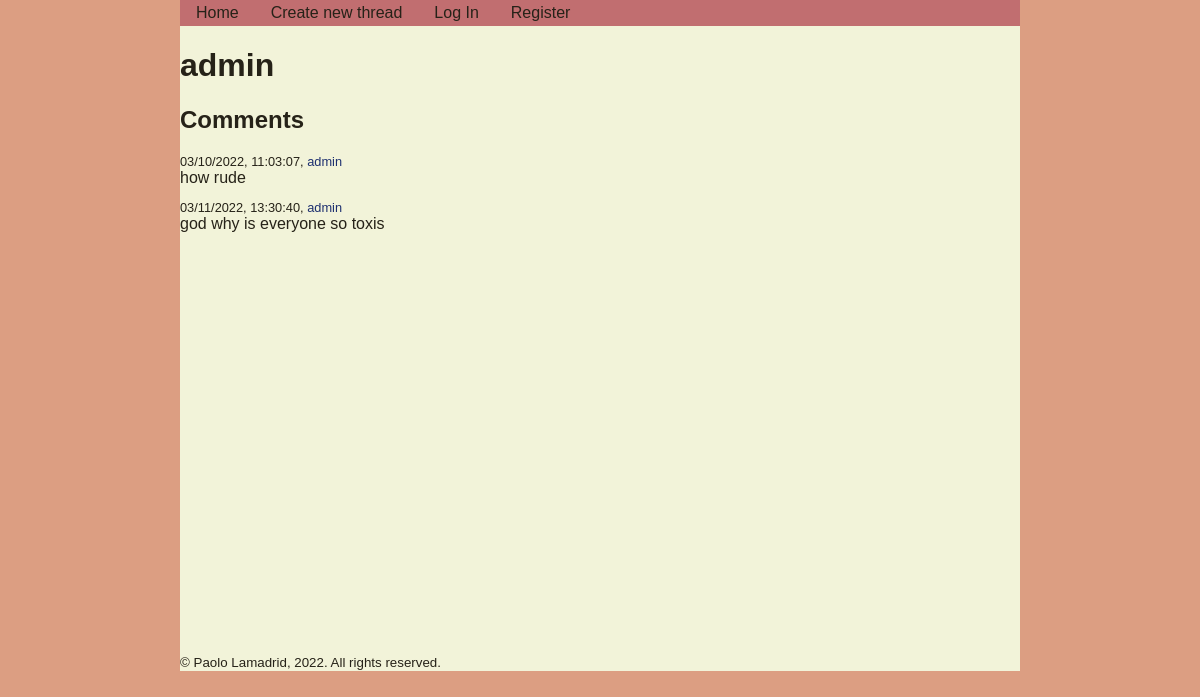
/user/admin/comments, run on an earlier commit of the app's database.
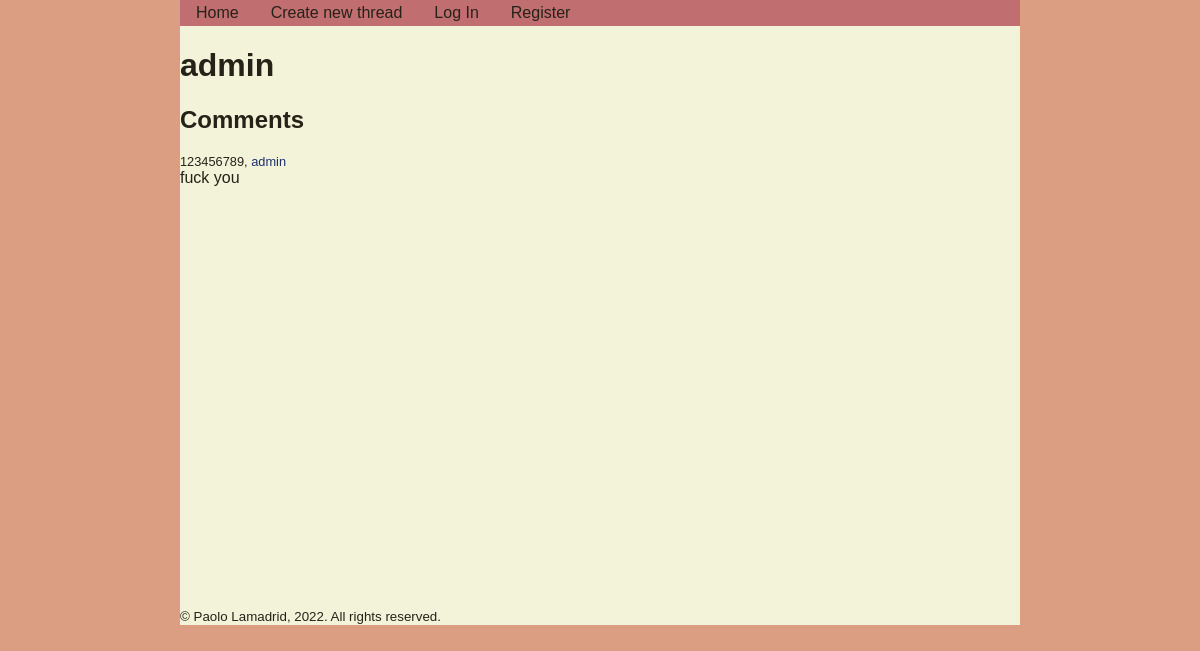
And on a later commit of the database.
### tables this page shows
CREATE TABLE comments
(
    comment_id INTEGER PRIMARY KEY AUTOINCREMENT,
    thread_id INTEGER NOT NULL,
    username TEXT NOT NULL,
    date_created TEXT NOT NULL,
    body TEXT NOT NULL
);

### app.py (the view)
@app.route("/user/<username>/comments")
def user_comments(username):
    db = get_db()
    comments = db.execute("""
        SELECT * FROM comments
        WHERE username = ?;
    """, (username,))
    return render_template("user_comments.html", username=username, comments=comments)

### app.py (called while the page is built)
@app.before_request
def load_logged_in_user():
    g.user = session.get("username", None)
    g.is_admin = session.get("is_admin", False)

### database.py (called while the page is built)
def get_db():
    if "db" not in g:
        g.db = sqlite3.connect(DATABASE,
            detect_types=sqlite3.PARSE_DECLTYPES
        )
        g.db.row_factory = sqlite3.Row
    return g.db

### templates/user_comments.html (shortened to what this page needs)
{% extends 'base.html' %}
{% block main_content %}
<h1>{{ username }}</h1>
<h2>Comments</h2>
{% for comment in comments %}
    <p class="comment_info">{{ comment["date_created"] }}, <a href="{{ url_for('user_profile', username=comment['username']) }}">{{ comment["username"] }}</a></p>
    <p class="comment_body">{{ comment["body"] }}</p>
{% endfor %}
{% endblock %}

What changed in the data, as far as the page shows it:
removed comments: date_created "03/10/2022, 11:03:07", username "admin", body "how rude"
removed comments: date_created "03/11/2022, 13:30:40", username "admin", body "god why is everyone so toxis"
added comments: username "admin", date_created "123456789", body "fuck you"
Also different on the page:
{{ username }}: "admin" → (not shown)
